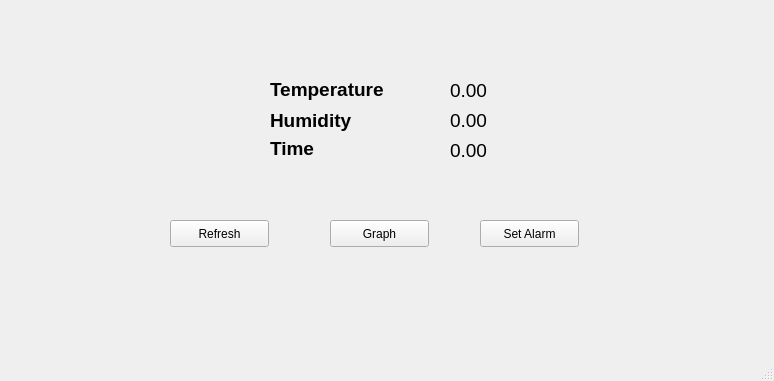
<?xml version="1.0" encoding="UTF-8"?>
<ui version="4.0">
 <class>DisplayWindow</class>
 <widget class="QMainWindow" name="DisplayWindow">
  <property name="geometry">
   <rect>
    <x>0</x>
    <y>0</y>
    <width>774</width>
    <height>381</height>
   </rect>
  </property>
  <property name="windowTitle">
   <string>Temperature &amp; Humidity Display </string>
  </property>
  <property name="dockNestingEnabled">
   <bool>false</bool>
  </property>
  <widget class="QWidget" name="centralwidget">
   <widget class="QPushButton" name="SetAlarm_PB">
    <property name="geometry">
     <rect>
      <x>480</x>
      <y>220</y>
      <width>99</width>
      <height>27</height>
     </rect>
    </property>
    <property name="text">
     <string>Set Alarm</string>
    </property>
   </widget>
   <widget class="QLabel" name="Time_Label">
    <property name="geometry">
     <rect>
      <x>270</x>
      <y>140</y>
      <width>68</width>
      <height>17</height>
     </rect>
    </property>
    <property name="font">
     <font>
      <pointsize>14</pointsize>
      <weight>75</weight>
      <bold>true</bold>
     </font>
    </property>
    <property name="text">
     <string>Time</string>
    </property>
   </widget>
   <widget class="QLabel" name="Time_Value">
    <property name="geometry">
     <rect>
      <x>450</x>
      <y>140</y>
      <width>271</width>
      <height>20</height>
     </rect>
    </property>
    <property name="font">
     <font>
      <pointsize>14</pointsize>
     </font>
    </property>
    <property name="text">
     <string>0.00</string>
    </property>
   </widget>
   <widget class="QLabel" name="Temperature_Label">
    <property name="geometry">
     <rect>
      <x>270</x>
      <y>79</y>
      <width>121</width>
      <height>21</height>
     </rect>
    </property>
    <property name="font">
     <font>
      <pointsize>14</pointsize>
      <weight>75</weight>
      <italic>false</italic>
      <bold>true</bold>
     </font>
    </property>
    <property name="text">
     <string>Temperature</string>
    </property>
   </widget>
   <widget class="QLabel" name="Humidity_Label">
    <property name="geometry">
     <rect>
      <x>270</x>
      <y>110</y>
      <width>81</width>
      <height>21</height>
     </rect>
    </property>
    <property name="font">
     <font>
      <pointsize>14</pointsize>
      <weight>75</weight>
      <bold>true</bold>
     </font>
    </property>
    <property name="text">
     <string>Humidity</string>
    </property>
   </widget>
   <widget class="QLabel" name="Humidity_Value">
    <property name="geometry">
     <rect>
      <x>450</x>
      <y>110</y>
      <width>141</width>
      <height>20</height>
     </rect>
    </property>
    <property name="font">
     <font>
      <pointsize>14</pointsize>
     </font>
    </property>
    <property name="text">
     <string>0.00</string>
    </property>
   </widget>
   <widget class="QLabel" name="Temperature_Value">
    <property name="geometry">
     <rect>
      <x>450</x>
      <y>80</y>
      <width>141</width>
      <height>20</height>
     </rect>
    </property>
    <property name="font">
     <font>
      <pointsize>14</pointsize>
     </font>
    </property>
    <property name="text">
     <string>0.00</string>
    </property>
   </widget>
   <widget class="QPushButton" name="Refresh_PB">
    <property name="geometry">
     <rect>
      <x>170</x>
      <y>220</y>
      <width>99</width>
      <height>27</height>
     </rect>
    </property>
    <property name="text">
     <string>Refresh</string>
    </property>
   </widget>
   <widget class="QPushButton" name="Graph_PB">
    <property name="geometry">
     <rect>
      <x>330</x>
      <y>220</y>
      <width>99</width>
      <height>27</height>
     </rect>
    </property>
    <property name="text">
     <string>Graph</string>
    </property>
   </widget>
  </widget>
  <widget class="QMenuBar" name="menubar">
   <property name="geometry">
    <rect>
     <x>0</x>
     <y>0</y>
     <width>774</width>
     <height>25</height>
    </rect>
   </property>
  </widget>
  <widget class="QStatusBar" name="statusbar"/>
 </widget>
 <resources/>
 <connections/>
</ui>
